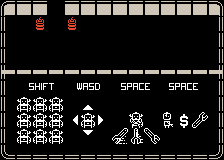

This game map was drawn from its Tiled (.tmx) file and the tilesets committed beside it. A one-line description and the full map source follow:
An orthogonal 14x10 tile map with 16x16 px tiles, 4 tile layers (Back, BackDetail, Mid, Front), 4 tilesets and 2 objects (Puerta, SpawnPoint).

<map version="1.2" tiledversion="1.2.4" orientation="orthogonal" renderorder="right-down" width="14" height="10" tilewidth="16" tileheight="16" infinite="0" nextlayerid="7" nextobjectid="3">
 <tileset firstgid="1" source="../KenneyMono.tsx" />
 <tileset firstgid="1025" source="../KenneyTransparente.tsx" />
 <tileset firstgid="2081" source="../Kenney.tsx" />
 <tileset firstgid="3137" source="../Tutoriales.tsx" />
 <layer id="1" name="Back" width="14" height="10">
  <data encoding="csv">
1,1,1,1,1,1,1,1,1,1,1,1,1,1,
1,1,1,1,1,1,1,1,1,1,1,1,1,1,
1,1,1,1,1,1,1,1,1,1,1,1,1,1,
1,1,1,1,1,1,1,1,1,1,1,1,1,1,
1,1,1,1,1,1,1,1,1,1,1,1,1,1,
1,1,1,1,1,1,1,1,1,1,1,1,1,1,
1,1,1,1,1,1,1,1,1,1,1,1,1,1,
1,1,1,1,1,1,1,1,1,1,1,1,1,1,
1,1,1,1,1,1,1,1,1,1,1,1,1,1,
1,1,1,1,1,1,1,1,1,1,1,1,1,1
</data>
 </layer>
 <layer id="5" name="BackDetail" width="14" height="10">
  <data encoding="csv">
0,0,0,0,0,0,0,0,0,0,0,0,0,0,
0,0,0,0,0,0,0,0,0,0,0,0,0,0,
0,0,0,0,0,0,0,0,0,0,0,0,0,0,
0,0,0,0,0,0,0,0,0,0,0,0,0,0,
3758097522,3758097522,3758097522,3758097522,3758097522,3758097522,3758097522,3758097522,3758097522,3758097522,3758097522,3758097522,3758097522,3758097522,
0,3138,3139,3140,3147,3148,3149,3150,3151,3152,3150,3151,3152,0,
0,3145,3145,3145,0,1073744970,0,0,0,0,0,0,0,0,
0,3145,3145,3145,3758099530,3145,536874058,0,3143,0,3137,3141,3142,0,
0,3145,3145,3145,0,3146,0,3153,3154,3155,0,0,0,0,
0,0,0,0,0,0,0,0,0,0,0,0,0,0
</data>
 </layer>
 <layer id="2" name="Mid" width="14" height="10">
  <properties>
   <property name="unity:layer" value="Mid" />
  </properties>
  <data encoding="csv">
2147485318,1669,2147485317,0,2147485317,2147485317,1669,2147485317,2147485317,2147485317,2147485317,2147485317,1669,1670,
1701,0,1468,0,1468,0,0,0,0,0,0,0,0,3221227173,
1701,0,0,0,0,0,0,0,0,0,0,0,0,3221227173,
1701,0,0,0,0,0,0,0,0,0,0,0,0,3221227173,
1701,0,0,0,0,0,0,0,0,0,0,0,0,3221227173,
1701,0,0,0,0,0,0,0,0,0,0,0,0,3221227173,
1701,0,0,0,0,0,0,0,0,0,0,0,0,3221227173,
1701,0,0,0,0,0,0,0,0,0,0,0,0,3221227173,
1701,0,0,0,0,0,0,0,0,0,0,0,0,3221227173,
1734,1610614437,1610614437,1610614437,1610614437,1610614437,1610614437,1610614437,1610614437,1610614437,1610614437,1610614437,1610614437,1610614470
</data>
 </layer>
 <objectgroup id="6" name="Mid">
  <object id="1" name="Puerta" type="Puerta" x="48.3334" y="0.333333" width="16" height="16" />
  <object id="2" name="SpawnPoint" type="SpawnPoint" x="194.5" y="34.25" width="16" height="16" />
 </objectgroup>
 <layer id="3" name="Front" width="14" height="10">
  <data encoding="csv">
0,0,0,0,0,0,0,0,0,0,0,0,0,0,
0,0,0,0,0,0,0,0,0,0,0,0,0,0,
0,0,0,0,0,0,0,0,0,0,0,0,0,0,
0,0,0,0,0,0,0,0,0,0,0,0,0,0,
0,0,0,0,0,0,0,0,0,0,0,0,0,0,
0,0,0,0,0,0,0,0,0,0,0,0,0,0,
0,0,0,0,0,0,0,0,0,0,0,0,0,0,
0,0,0,0,0,0,0,0,0,0,0,0,0,0,
0,0,0,0,0,0,0,0,0,0,0,0,0,0,
0,0,0,0,0,0,0,0,0,0,0,0,0,0
</data>
 </layer>
</map>
